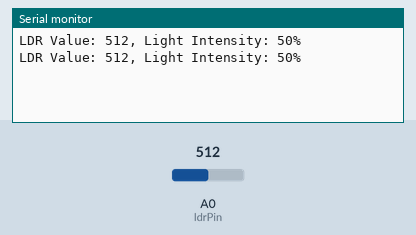
This sketch was run on a simulated Arduino Uno, built with avr-gcc and run on an emulated ATmega328P. On the bench: the last lines printed to the serial monitor. Inputs (shaded band) come from the test bench; at power-on: A0 (ldrPin) = 512.

Above: at 1.8 s.
1.9 s: A0 (ldrPin) set to 716
At 2.8 s:
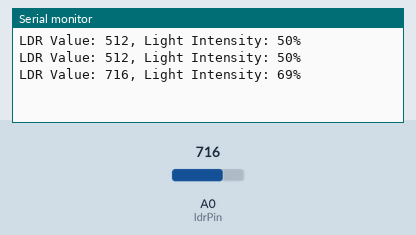
3.4 s: A0 (ldrPin) set to 900
At 4.6 s:
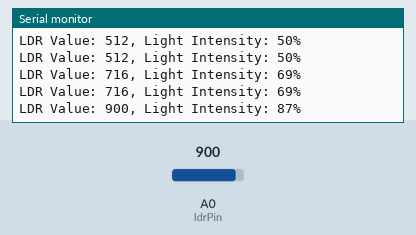
Timing chart, 0 to 6.4 s (numbered marks = the images above; inputs shaded):
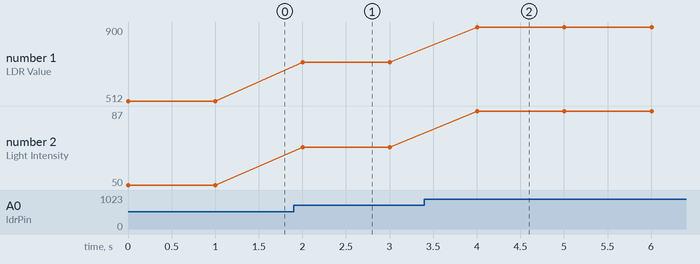

The sketch:

LDRsensor.ino
```cpp
const int ldrPin = A0; // Define the analog pin where the LDR is connected

void setup() {
  Serial.begin(9600); // Initialize serial communication
}

void loop() {
  int ldrValue = analogRead(ldrPin); // Read the LDR value (0-1023)
  int lightIntensity = map(ldrValue, 0, 1023, 0, 100); // Map the value to a percentage (0-100%)

  Serial.print("LDR Value: ");
  Serial.print(ldrValue);
  Serial.print(", Light Intensity: ");
  Serial.print(lightIntensity);
  Serial.println("%");

  delay(1000); // Wait for a second before taking another reading
}
```

Measured:
- after the input at 1.9 s, the serial monitor: prints a new line after 0.10 s (image 1)
- after the input at 3.4 s, the serial monitor: prints a new line after 0.60 s (image 2)
- plotted number 1: 512 → 716 after the input at 1.9 s, 716 → 900 after the input at 3.4 s
- plotted number 2: 50 → 69 after the input at 1.9 s, 69 → 87 after the input at 3.4 s
